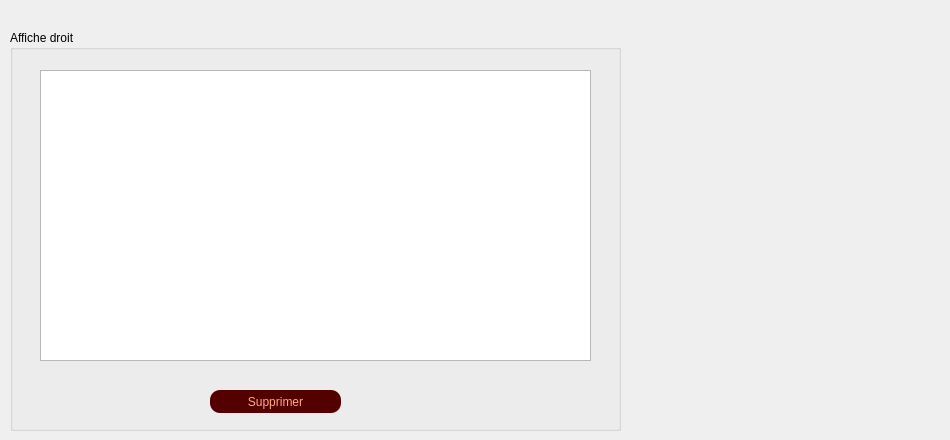
    <widget class="QWidget" name="page_7">
     <widget class="QGroupBox" name="groupBox_6">
      <property name="geometry">
       <rect>
        <x>10</x>
        <y>30</y>
        <width>611</width>
        <height>401</height>
       </rect>
      </property>
      <property name="title">
       <string>Affiche droit</string>
      </property>
      <widget class="QPushButton" name="supprimer_droit">
       <property name="geometry">
        <rect>
         <x>200</x>
         <y>360</y>
         <width>131</width>
         <height>23</height>
        </rect>
       </property>
       <property name="styleSheet">
        <string notr="true">QPushButton{
    color: rgb(255, 170, 127);
	font: 63 10pt &quot;Yu Gothic UI Semibold&quot;;

    background-color: rgb(255, 170, 127);
	background: rgb(85, 0, 0);

	border-radius:10px;
}
QPushButton:hover
{
color: rgb(255, 170, 127);

background:rgb(175, 31, 36);



border-radius:10px;
}

QPushButton:focus
{
color: rgb(255, 170, 127);

background:rgb(175, 31, 36);

border-radius:10px;
}</string>
       </property>
       <property name="text">
        <string>Supprimer</string>
       </property>
      </widget>
      <widget class="QTableView" name="affiche_droit">
       <property name="geometry">
        <rect>
         <x>30</x>
         <y>40</y>
         <width>551</width>
         <height>291</height>
        </rect>
       </property>
      </widget>
     </widget>
     <widget class="QLabel" name="label_33">
      <property name="geometry">
       <rect>
        <x>650</x>
        <y>100</y>
        <width>291</width>
        <height>331</height>
       </rect>
      </property>
      <property name="text">
       <string/>
      </property>
      <property name="pixmap">
       <pixmap>padlock_78356.png</pixmap>
      </property>
     </widget>
    </widget>
